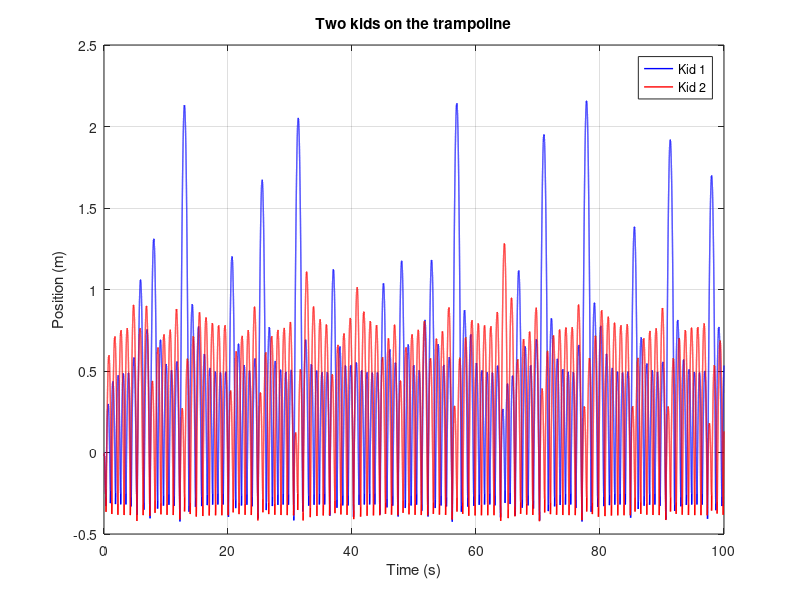

The MATLAB source for this figure:
% 定义常数和参数
g = 9.8;      % 重力加速度
k = 96000;     % 弹簧劲度系数
m1 = 25;       % 物体1的质量
m2 = 40;       % 物体2的质量
t0 = 0.0;     % 初始时间
tf = 100.0;    % 结束时间
dt = 0.0002;    % 时间步长
R = 5;
N = 60;
Sh = 0.08;
Ca = 2.3;
Cd = 16;
Fc = 2.5;
Pi = 3.14;
E1 =180;
E2 =328;
% 初始化数组
t = t0:dt:tf;
n = length(t);
y1 = zeros(1, n);  % 物体1的位置
y2 = zeros(1, n);  % 物体2的位置
y3 = zeros(1, n);  % 物体3的位置
v1 = zeros(1, n);  % 物体1的速度
v2 = zeros(1, n);  % 物体2的速度
v3 = zeros(1, n);  % 物体3的速度

% 初始条件
y1(1) = 0;       % 物体1的初始位置
y2(1) = 0;      % 物体2的初始位置
v1(1) = 0;       % 物体1的初始速度
v2(1) = 0;       % 物体2的初始速度

% 数值求解
for i = 1:n-1
    % 物体1接触弹簧，物体2自由落体
    if y1(i) >= y2(i)&&y2(i) <= 0
        Ft = -N*k*(sqrt(R*R+y2(i)*y2(i))-R)*y2(i)/sqrt(R*R+y2(i)*y2(i));     % 弹簧力
        Fa = Pi*Ca*R*R*R*v2(i)*v2(i)*sign(v2(i))/(sqrt(R*R+y2(i)*y2(i))*6);
        Fd = -Cd*v2(i)*sign(v2(i));
        Fc = 2.5*sign(v2(i));
        Fm1 = - Ca*Sh*(v1(i)*v1(i))*sign(v1(i));
        a2 = (Ft-Fa-Fd-Fc - m2 * g) / m2;       % 物体1的加速度
        a1 = -g+Fm1/m1;                      % 物体2的加速度
    % 物体2接触弹簧，物体1自由落体
    elseif y2(i) >= y1(i)&&y1(i) <= 0
        Ft = -N*k*(sqrt(R*R+y1(i)*y1(i))-R)*y1(i)/sqrt(R*R+y1(i)*y1(i));     % 弹簧力
        Fa = Pi*Ca*R*R*R*v1(i)*v1(i)*sign(v1(i))/(sqrt(R*R+y1(i)*y1(i))*6);
        Fd = -Cd*v1(i)*sign(v1(i));
        Fc = 2.5*sign(v1(i));
        Fm2 = - Ca*Sh*(v2(i)*v2(i))*sign(v2(i));
        a1 = (Ft-Fa-Fd-Fc - m1 * g) / m1;       % 物体2的加速度
        a2 = -g+ Fm2/m2;
    else
        a1 = -g+Fm1/m1; 
        a2 = -g+ Fm2/m2;
    end
    v1(i + 1) = v1(i) + a1 * dt; 
    if v1(i)<=0&&v1(i+1)>=0&&y2(i) >= y1(i)&&y3(i) >= y1(i)
    y1(i + 1) = y1(i) + (v1(i)+v1(i+1))/2 * dt-y1(i)-((E1+28800*y1(i)^4)^0.25)/(2*sqrt(2*sqrt(2))*sqrt(15)); % 更新物体1的位置
    else
    y1(i + 1) = y1(i) + (v1(i)+v1(i+1))/2 * dt; % 更新物体1的位置
    end
    v2(i + 1) = v2(i) + a2 * dt;       % 更新物体2的速度
    if v2(i)<=0&&v2(i+1)>=0&&y1(i) >= y2(i)&&y3(i) >= y2(i)
    y2(i + 1) = y2(i) + (v2(i)+v2(i+1))/2* dt-y2(i)-((E2+28800*y2(i)^4)^0.25)/(2*sqrt(2*sqrt(2))*sqrt(15)); % 更新物体1的位置
    else
    y2(i + 1) = y2(i) + (v2(i)+v2(i+1))/2 * dt; % 更新物体1的位置
    end

end
% 绘制结果
figure;
plot(t, y1, 'b-', 'LineWidth', 1);
hold on;
plot(t, y2, 'r-', 'LineWidth', 1);
hold on;
xlabel('Time (s)');
ylabel('Position (m)');
title('Two kids on the trampoline');
legend('Kid 1', 'Kid 2');
grid on;